Frame 1 (no input): blank canvas, image omitted
Frame 60 (the mouse pressed at the canvas centre just before this capture): blank canvas, image omitted
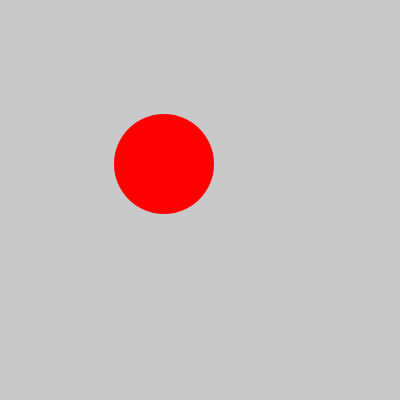
Frame 120 (the mouse held since frame 60 and released just before this capture)

The Processing sketch whose frames 1 and 60 were blank and that drew this single picture after the mouse press (run headless with seeded random() and noise(); from frame 60 on, the mouse is pressed at the canvas centre):

// Processing sketch: sketch_250926b
// ── sketch_250926b.pde
void setup() {
  size(400, 400);
}

void draw() {
  background(200);
  if (mouseX > 100) {
    fill (255, 0, 0);
    noStroke();
  } else {
    fill(0, 255, 0);
    strokeWeight (3);
  }
  circle(mouseX -36, mouseY -36, 100);
}
